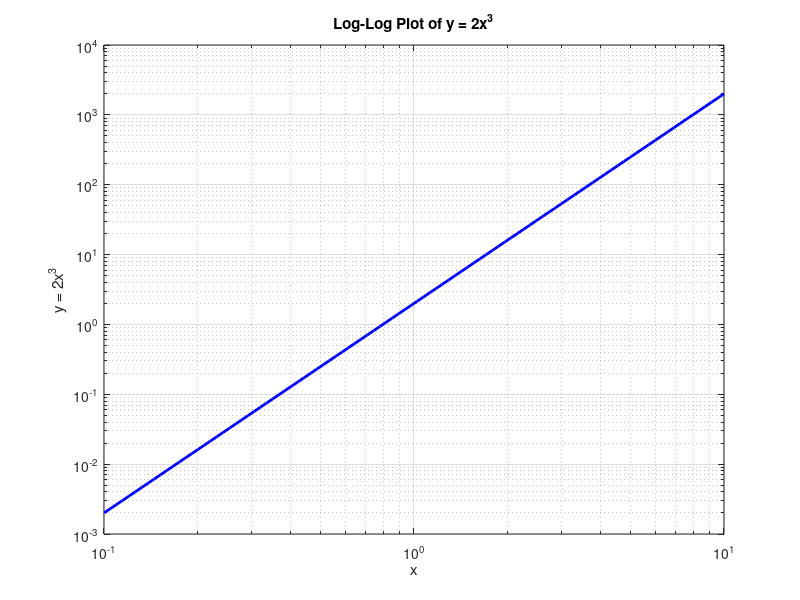

This chart was generated by the following MATLAB code:
x = logspace(log10(0.1), log10(10), 100); % Logarithmically spaced values from 0.1 to 10

% Calculate the corresponding y values
y = 2 * x.^3;

% Create the log-log plot
figure;
loglog(x, y, 'b-', 'LineWidth', 2);
xlabel('x');
ylabel('y = 2x^3');
title('Log-Log Plot of y = 2x^3');
grid on;